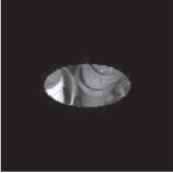
#> input picture div2.png, 173 x 173 px
$ python div.py
#> lines starting #> are read from the running program, lines starting #| are printed output that depends on the picture
import cv2
import numpy as np
import matplotlib.pyplot as plt

# Load images
image1 = cv2.imread('div2.png')
#> image1 is the input picture: shape (173, 173, 3); mean B, G, R 44.3, 43.1, 46.6
image2 = cv2.imread('div1.png')
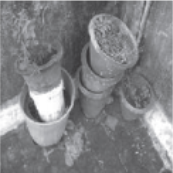
#> input picture div1.png, 173 x 173 px
#> image2 is the input picture: shape (173, 173, 3); mean B, G, R 133.6, 131.2, 130.6

# Resize images to have the same dimensions
height, width = min(image1.shape[0], image2.shape[0]), min(image1.shape[1], image2.shape[1])
#> height = 173; width = 173
image1 = cv2.resize(image1, (width, height))
image2 = cv2.resize(image2, (width, height))

# Perform division
divide = cv2.divide(image1.astype(np.float32), image2.astype(np.float32))
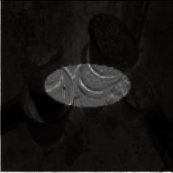
#> divide: shape (173, 173, 3) float32; mean B, G, R 0.353, 0.351, 0.381; drawn with min black and max white

# Display the images
plt.subplot(1, 3, 1)
plt.imshow(image1)
plt.title('Image 1')

plt.subplot(1, 3, 2)
plt.imshow(image2)
plt.title('Image 2')

plt.subplot(1, 3, 3)
plt.imshow(divide)
plt.title('Division')
plt.show()
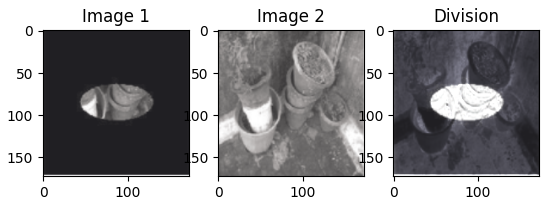
#> figure drawn by matplotlib, 3 panels; B, G, R data is drawn as R, G, B
